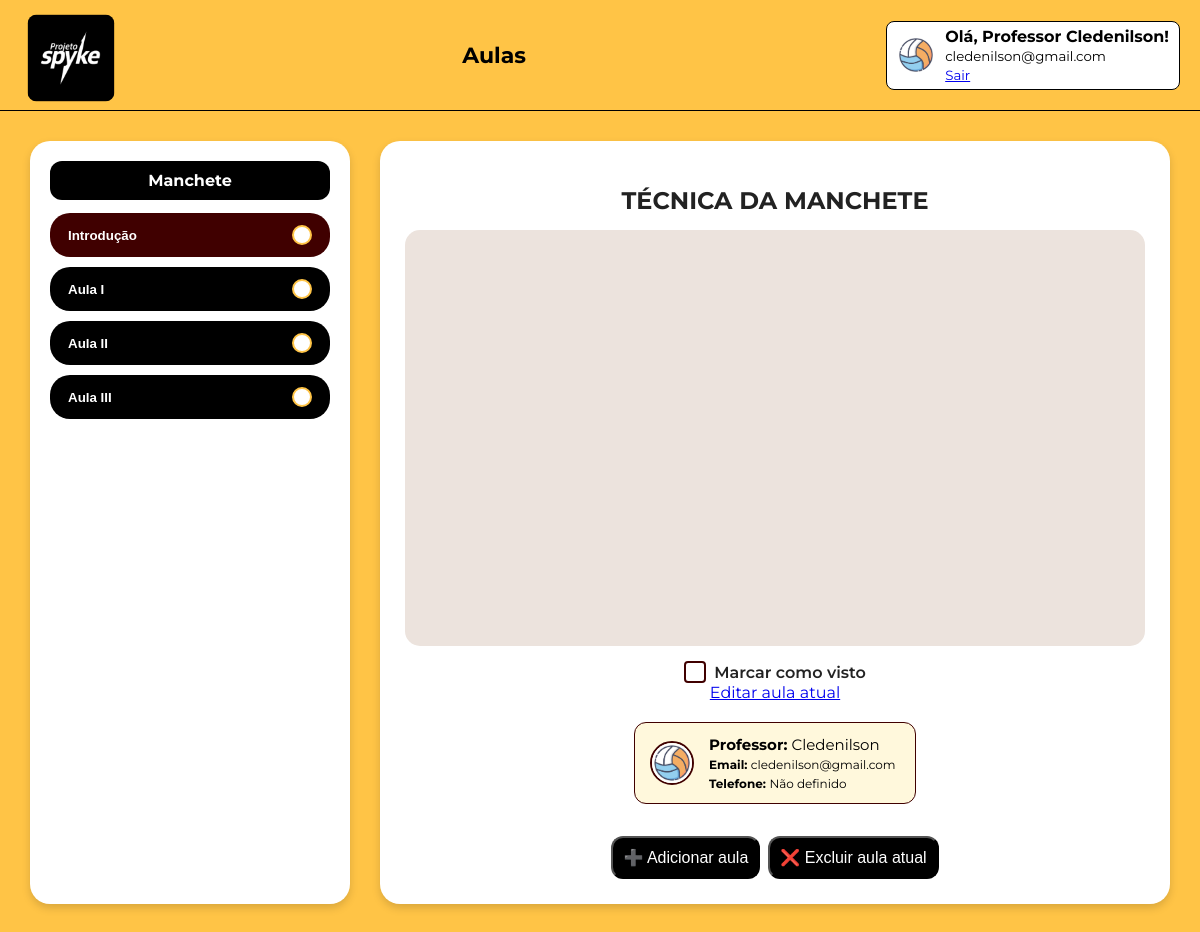
Page /aulas/recepcao.php (signed in) on the committed database.
### tables this page shows
CREATE TABLE aulas (
  id INT AUTO_INCREMENT PRIMARY KEY,
  modulo VARCHAR(100) NOT NULL,
  numero_aula INT NOT NULL,
  nome_aula VARCHAR(255) DEFAULT '',
  titulo VARCHAR(255) DEFAULT '',
  link_video TEXT DEFAULT '',
  professor_nome VARCHAR(100) DEFAULT '',
  professor_email VARCHAR(100) DEFAULT '',
  professor_telefone VARCHAR(20) DEFAULT ''
);

### aulas/recepcao.php (the view, shortened to what this page needs)
<?php
include "../conexao.php";
$usuario_tipo = isset($_SESSION['user_tipo']) ? $_SESSION['user_tipo'] : null;
$modulo = "manchete";
$stmt = $conn->prepare("SELECT * FROM aulas WHERE modulo = ? ORDER BY numero_aula ASC");
$stmt->bind_param("s", $modulo);
$stmt->execute();
$result = $stmt->get_result();
$aulas = $result->fetch_all(MYSQLI_ASSOC);
$aulasProgresso = [];
$aulaInicial = $aulas[0] ?? null;
$canEdit = ($usuario_tipo == '2') ? true : false;
?>
<!DOCTYPE html>
<html lang="pt-BR">
<head>
    <link rel="stylesheet" href="aulas.css">
</head>
<body>
<?php include "topo.php"; ?>
<main class="aulas-container">
    <aside class="menu-lateral">
        <h2><?php echo ucfirst($modulo); ?></h2>
        <?php foreach ($aulas as $i => $aula):
            $visto = isset($aulasProgresso[$aula['id']]) ? 1 : 0;
        ?>
            <button class="aula <?php echo $i === 0 ? 'ativa' : ''; ?>"
                    data-id="<?php echo $aula['id']; ?>"
                    data-titulo="<?php echo htmlspecialchars($aula['titulo']); ?>"
                    data-video="<?php echo htmlspecialchars($aula['link_video']); ?>"
                    data-professor_telefone="<?php echo htmlspecialchars($aula['professor_telefone']); ?>"
                    data-professor_nome="<?php echo htmlspecialchars($aula['professor_nome']); ?>"
                    data-professor_email="<?php echo htmlspecialchars($aula['professor_email']); ?>"
                    data-visto="<?php echo $visto; ?>">
                <?php echo htmlspecialchars($aula['nome_aula']); ?>
                <span class="status" title="Clique para marcar como visto"></span>
            </button>
        <?php endforeach; ?>
    </aside>
    <section class="video-area">
        <h2 id="tituloAula"><?php echo htmlspecialchars($aulaInicial['titulo'] ?? ''); ?></h2>
        <div class="video-box">
            <iframe id="videoFrame"
                    src="<?php echo htmlspecialchars($aulaInicial['link_video'] ?? ''); ?>"
                    title="Vídeo da Aula"
                    frameborder="0"
                    allowfullscreen>
            </iframe>
        </div>
        <label class="checkbox-visto">
            <span class="custom-check"></span> Marcar como visto
        </label>
        <?php if ($canEdit && $aulaInicial): ?>
            <a class="btn-editar"
               id="btnEditar"
               href="editar_aula.php?id=<?php echo $aulaInicial['id']; ?>&voltar=<?php echo urlencode($_SERVER['REQUEST_URI']); ?>">
                Editar aula atual
            </a>
        <?php endif; ?>
        <div class="professor-box" id="professorBox">
            <img class="professor-foto" src="../imagens/images.png" alt="Foto do Professor">
            <div>
                <small class="infoprof" id="professorNome"><strong>Professor: </strong><?php echo htmlspecialchars($aulaInicial['professor_nome'] ?? 'Não definido'); ?>    </small><br>
                <small class="info" id="professorEmail"><strong>Email: </strong><?php echo htmlspecialchars($aulaInicial['professor_email'] ?? 'Não definido'); ?></small><br>
                <small class="info" id="professorTelefone"><strong>Telefone: </strong><?php echo htmlspecialchars($aulaInicial['professor_telefone'] ?? 'Não definido'); ?></small>
            </div>
        </div>
        <div id="editorControls" style="margin-top:12px;"></div>
    </section>
</main>
</body>
</html>

### aulas/aulas.css (style rules this page uses)
body { font-family: 'Montserrat', sans-serif; margin: 0; background-color: #ffc446; }
.aulas-container { display: flex; gap: 30px; padding: 30px; }
.menu-lateral { width: 280px; background: white; border-radius: 20px; padding: 20px; box-shadow: 0 4px 8px rgba(0,0,0,0.15); }
.menu-lateral h2 { background: black; color: white; padding: 10px; border-radius: 12px; font-size: 16px; margin-top: 0; text-align: center; }
.aula { display: flex; align-items: center; justify-content: space-between; background: black; color: white; border: none; border-radius: 20px; padding: 12px 18px; width: 100%; margin-top: 10px; font-weight: 600; cursor: pointer; transition: 0.3s; }
.aula.ativa { background: #400000; }
.status { width: 16px; height: 16px; background: white; border-radius: 50%; border: 2px solid #ffc446; transition: 0.3s; cursor: pointer; }
.video-area { flex: 1; background: white; border-radius: 20px; padding: 25px; display: flex; flex-direction: column; align-items: center; box-shadow: 0 4px 8px rgba(0,0,0,0.15); }
.video-area h2 { margin-bottom: 15px; color: #222; text-align: center; }
.video-box { width: 100%; max-width: 800px; aspect-ratio: 16 / 9; background: #ece3dd; border-radius: 15px; overflow: hidden; }
.video-box iframe { width: 100%; height: 100%; border: none; border-radius: 15px; }
.checkbox-visto { display: flex; align-items: center; gap: 8px; margin-top: 15px; cursor: pointer; font-weight: 600; color: #222; }
.custom-check { width: 18px; height: 18px; border: 2px solid #400000; border-radius: 4px; display: inline-block; position: relative; transition: 0.3s; }
.professor-box { display: flex; align-items: center; gap: 15px; background: #fff8dc; border: 1px solid #400000; border-radius: 12px; padding: 15px; margin: 20px 0; color: #000; width: 250px; height: 50px; }
.info { font-size: 12px; }
.infoprof { font-size: 15px; }
.professor-foto { width: 40px; height: 40px; border-radius: 50%; border: 2px solid #400000; object-fit: cover; }

### rows in the picture
aulas: nome_aula "Introdução", titulo "TÉCNICA DA MANCHETE", professor_nome "Cledenilson", professor_email "cledenilson@gmail.com", professor_telefone "Não definido"
aulas: nome_aula "Aula I"
aulas: nome_aula "Aula II"
aulas: nome_aula "Aula III"

### other values in the picture
$_SESSION['user_name'] "Cledenilson"
$_SESSION['user_email'] "cledenilson@gmail.com"
$modulo "Manchete"
